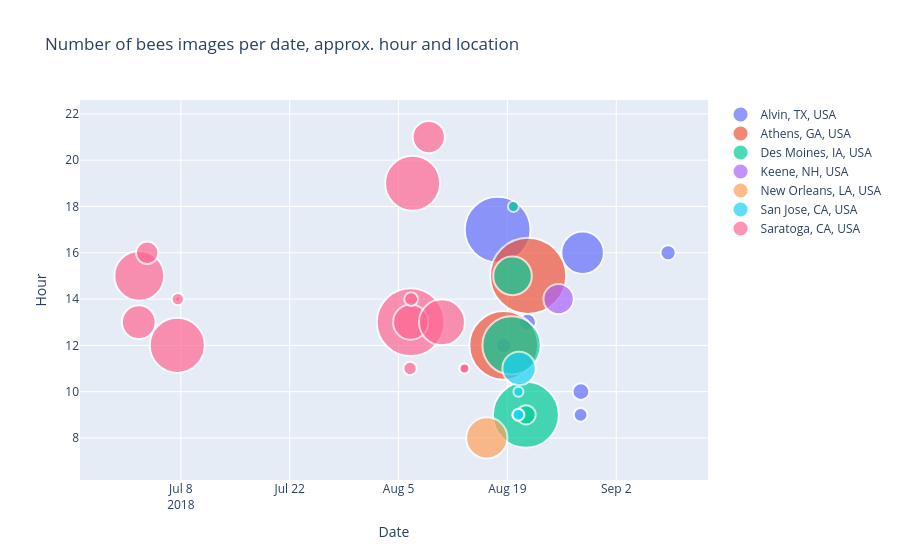

Notebook code for this chart:
### Markdown cell above
Let's plot the date/time distribution of the data. We group the data on `date_time` and count the images. We will represent the date on x-axis, the time (with hours resolution) on y-axis, and one circle with area proportional with the number of images taken for each location corresponding to the date and hour.

### Code cell
tmp = honey_bee_df.groupby(['date_time', 'hour'])['location'].value_counts()
df = pd.DataFrame(data={'Images': tmp.values}, index=tmp.index).reset_index()
hover_text = []
for index, row in df.iterrows():
    hover_text.append(('Date/time: {}<br>'+
                      'Hour: {}<br>'+
                      'Location: {}<br>'+
                      'Images: {}').format(row['date_time'],
                                            row['hour'],
                                            row['location'],
                                            row['Images']))
df['hover_text'] = hover_text
locations = (honey_bee_df.groupby(['location'])['location'].nunique()).index
data = []
for location in locations:
    dfL = df[df['location']==location]
    trace = go.Scatter(
        x = dfL['date_time'],y = dfL['hour'],
        name=location,
        marker=dict(
            symbol='circle',
            sizemode='area',
            sizeref=0.2,
            size=dfL['Images'],
            line=dict(
                width=2
            ),),
        mode = "markers",
        text=dfL['hover_text'],
    )
    data.append(trace)
    
layout = dict(title = 'Number of bees images per date, approx. hour and location',
          xaxis = dict(title = 'Date', showticklabels=True), 
          yaxis = dict(title = 'Hour'),
          hovermode = 'closest'
         )
fig = dict(data = data, layout = layout)

iplot(fig, filename='images-date_time')

### Figure 1 — Plotly figure (JSON) as saved in the notebook; plotly's stock layout.template omitted (floating-point values rounded to 4 significant figures)
{"data": [{"marker": {"line": {"width": 2}, "size": [433, 24, 29, 19, 28, 181, 23], "sizemode": "area", "sizeref": 0.2, "symbol": "circle"}, "mode": "markers", "name": "Alvin, TX, USA", "text": ["Date/time: 2018-08-17 17:50:00<br>Hour: 17<br>Location: Alvin, TX, USA<br>Images: 433", "Date/time: 2018-08-18 12:36:00<br>Hour: 12<br>Location: Alvin, TX, USA<br>Images: 24", "Date/time: 2018-08-21 13:49:00<br>Hour: 13<br>Location: Alvin, TX, USA<br>Images: 29", "Date/time: 2018-08-28 09:54:00<br>Hour: 9<br>Location: Alvin, TX, USA<br>Images: 19", "Date/time: 2018-08-28 10:53:00<br>Hour: 10<br>Location: Alvin, TX, USA<br>Images: 28", "Date/time: 2018-08-28 16:07:00<br>Hour: 16<br>Location: Alvin, TX, USA<br>Images: 181", "Date/time: 2018-09-08 16:08:00<br>Hour: 16<br>Location: Alvin, TX, USA<br>Images: 23"], "type": "scatter", "x": ["2018-08-17T17:50:00.000000000", "2018-08-18T12:36:00.000000000", "2018-08-21T13:49:00.000000000", "2018-08-28T09:54:00.000000000", "2018-08-28T10:53:00.000000000", "2018-08-28T16:07:00.000000000", "2018-09-08T16:08:00.000000000"], "y": [17, 12, 13, 9, 10, 16, 16]}, {"marker": {"line": {"width": 2}, "size": [472, 579], "sizemode": "area", "sizeref": 0.2, "symbol": "circle"}, "mode": "markers", "name": "Athens, GA, USA", "text": ["Date/time: 2018-08-18 12:30:00<br>Hour: 12<br>Location: Athens, GA, USA<br>Images: 472", "Date/time: 2018-08-21 15:56:00<br>Hour: 15<br>Location: Athens, GA, USA<br>Images: 579"], "type": "scatter", "x": ["2018-08-18T12:30:00.000000000", "2018-08-21T15:56:00.000000000"], "y": [12, 15]}, {"marker": {"line": {"width": 2}, "size": [340, 149, 12, 435, 37], "sizemode": "area", "sizeref": 0.2, "symbol": "circle"}, "mode": "markers", "name": "Des Moines, IA, USA", "text": ["Date/time: 2018-08-19 12:46:00<br>Hour: 12<br>Location: Des Moines, IA, USA<br>Images: 340", "Date/time: 2018-08-19 15:46:00<br>Hour: 15<br>Location: Des Moines, IA, USA<br>Images: 149", "Date/time: 2018-08-19 18:30:00<br>Hour: 18<br>Location: Des Moines, IA, USA<br>Images: 12", "Date/time: 2018-08-21 09:00:00<br>Hour: 9<br>Location: Des Moines, IA, USA<br>Images: 435", "Date/time: 2018-08-21 09:30:00<br>Hour: 9<br>Location: Des Moines, IA, USA<br>Images: 37"], "type": "scatter", "x": ["2018-08-19T12:46:00.000000000", "2018-08-19T15:46:00.000000000", "2018-08-19T18:30:00.000000000", "2018-08-21T09:00:00.000000000", "2018-08-21T09:30:00.000000000"], "y": [12, 15, 18, 9, 9]}, {"marker": {"line": {"width": 2}, "size": [92], "sizemode": "area", "sizeref": 0.2, "symbol": "circle"}, "mode": "markers", "name": "Keene, NH, USA", "text": ["Date/time: 2018-08-25 14:00:00<br>Hour: 14<br>Location: Keene, NH, USA<br>Images: 92"], "type": "scatter", "x": ["2018-08-25T14:00:00.000000000"], "y": [14]}, {"marker": {"line": {"width": 2}, "size": [170], "sizemode": "area", "sizeref": 0.2, "symbol": "circle"}, "mode": "markers", "name": "New Orleans, LA, USA", "text": ["Date/time: 2018-08-16 08:20:00<br>Hour: 8<br>Location: New Orleans, LA, USA<br>Images: 170"], "type": "scatter", "x": ["2018-08-16T08:20:00.000000000"], "y": [8]}, {"marker": {"line": {"width": 2}, "size": [15, 13, 10, 111], "sizemode": "area", "sizeref": 0.2, "symbol": "circle"}, "mode": "markers", "name": "San Jose, CA, USA", "text": ["Date/time: 2018-08-20 09:47:00<br>Hour: 9<br>Location: San Jose, CA, USA<br>Images: 15", "Date/time: 2018-08-20 09:53:00<br>Hour: 9<br>Location: San Jose, CA, USA<br>Images: 13", "Date/time: 2018-08-20 10:03:00<br>Hour: 10<br>Location: San Jose, CA, USA<br>Images: 10", "Date/time: 2018-08-20 11:55:00<br>Hour: 11<br>Location: San Jose, CA, USA<br>Images: 111"], "type": "scatter", "x": ["2018-08-20T09:47:00.000000000", "2018-08-20T09:53:00.000000000", "2018-08-20T10:03:00.000000000", "2018-08-20T11:55:00.000000000"], "y": [9, 9, 10, 11]}, {"marker": {"line": {"width": 2}, "size": [114, 248, 50, 303, 3, 15, 18, 460, 124, 19, 303, 104, 211, 11, 7, 10], "sizemode": "area", "sizeref": 0.2, "symbol": "circle"}, "mode": "markers", "name": "Saratoga, CA, USA", "text": ["Date/time: 2018-07-02 13:57:00<br>Hour: 13<br>Location: Saratoga, CA, USA<br>Images: 114", "Date/time: 2018-07-02 15:30:00<br>Hour: 15<br>Location: Saratoga, CA, USA<br>Images: 248", "Date/time: 2018-07-03 16:10:00<br>Hour: 16<br>Location: Saratoga, CA, USA<br>Images: 50", "Date/time: 2018-07-07 12:56:00<br>Hour: 12<br>Location: Saratoga, CA, USA<br>Images: 303", "Date/time: 2018-07-07 14:00:00<br>Hour: 14<br>Location: Saratoga, CA, USA<br>Images: 3", "Date/time: 2018-07-07 14:35:00<br>Hour: 14<br>Location: Saratoga, CA, USA<br>Images: 15", "Date/time: 2018-08-06 11:25:00<br>Hour: 11<br>Location: Saratoga, CA, USA<br>Images: 18", "Date/time: 2018-08-06 13:19:00<br>Hour: 13<br>Location: Saratoga, CA, USA<br>Images: 460", "Date/time: 2018-08-06 13:21:00<br>Hour: 13<br>Location: Saratoga, CA, USA<br>Images: 124", "Date/time: 2018-08-06 14:48:00<br>Hour: 14<br>Location: Saratoga, CA, USA<br>Images: 19", "Date/time: 2018-08-06 19:19:00<br>Hour: 19<br>Location: Saratoga, CA, USA<br>Images: 303", "Date/time: 2018-08-08 21:13:00<br>Hour: 21<br>Location: Saratoga, CA, USA<br>Images: 104", "Date/time: 2018-08-10 13:54:00<br>Hour: 13<br>Location: Saratoga, CA, USA<br>Images: 211", "Date/time: 2018-08-13 11:00:00<br>Hour: 11<br>Location: Saratoga, CA, USA<br>Images: 11", "Date/time: 2018-08-13 11:11:00<br>Hour: 11<br>Location: Saratoga, CA, USA<br>Images: 7", "Date/time: 2018-08-13 11:20:00<br>Hour: 11<br>Location: Saratoga, CA, USA<br>Images: 10"], "type": "scatter", "x": ["2018-07-02T13:57:00.000000000", "2018-07-02T15:30:00.000000000", "2018-07-03T16:10:00.000000000", "2018-07-07T12:56:00.000000000", "2018-07-07T14:00:00.000000000", "2018-07-07T14:35:00.000000000", "2018-08-06T11:25:00.000000000", "2018-08-06T13:19:00.000000000", "2018-08-06T13:21:00.000000000", "2018-08-06T14:48:00.000000000", "2018-08-06T19:19:00.000000000", "2018-08-08T21:13:00.000000000", "2018-08-10T13:54:00.000000000", "2018-08-13T11:00:00.000000000", "2018-08-13T11:11:00.000000000", "2018-08-13T11:20:00.000000000"], "y": [13, 15, 16, 12, 14, 14, 11, 13, 13, 14, 19, 21, 13, 11, 11, 11]}], "layout": {"hovermode": "closest", "title": {"text": "Number of bees images per date, approx. hour and location"}, "xaxis": {"showticklabels": true, "title": {"text": "Date"}}, "yaxis": {"title": {"text": "Hour"}}}}
